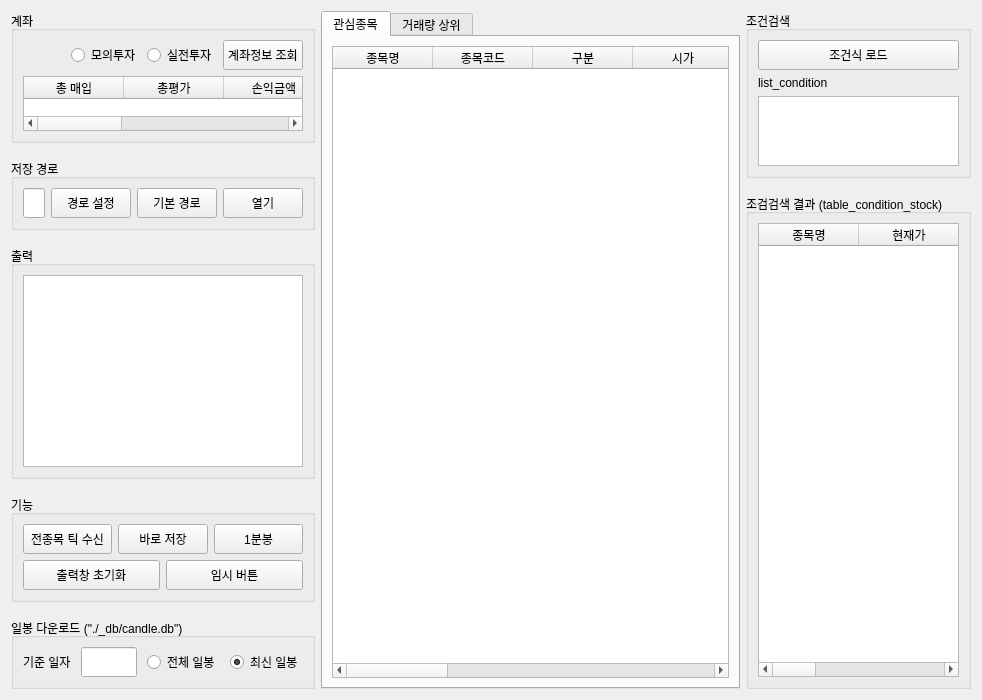
      <widget class="QWidget" name="tab_trader">
       <property name="autoFillBackground">
        <bool>true</bool>
       </property>
       <attribute name="title">
        <string>주식</string>
       </attribute>
       <layout class="QHBoxLayout" name="horizontalLayout_9">
        <item>
         <layout class="QHBoxLayout" name="stock_view_wrapper" stretch="4,8,4">
          <item>
           <layout class="QVBoxLayout" name="verticalLayout_6" stretch="0,0,0,0,0,0,0,0,0">
            <item>
             <widget class="QGroupBox" name="groupBox">
              <property name="enabled">
               <bool>true</bool>
              </property>
              <property name="maximumSize">
               <size>
                <width>16777215</width>
                <height>150</height>
               </size>
              </property>
              <property name="title">
               <string>계좌</string>
              </property>
              <layout class="QVBoxLayout" name="verticalLayout">
               <item>
                <layout class="QVBoxLayout" name="accout_vertical" stretch="0,0">
                 <item>
                  <layout class="QHBoxLayout" name="horizontalLayout_21">
                   <item>
                    <spacer name="horizontalSpacer_3">
                     <property name="orientation">
                      <enum>Qt::Horizontal</enum>
                     </property>
                     <property name="sizeHint" stdset="0">
                      <size>
                       <width>40</width>
                       <height>20</height>
                      </size>
                     </property>
                    </spacer>
                   </item>
                   <item>
                    <widget class="QRadioButton" name="radio_mock_trading">
                     <property name="text">
                      <string>모의투자</string>
                     </property>
                    </widget>
                   </item>
                   <item>
                    <widget class="QRadioButton" name="radio_real_trading">
                     <property name="text">
                      <string>실전투자</string>
                     </property>
                    </widget>
                   </item>
                   <item>
                    <widget class="QPushButton" name="btn_account_info">
                     <property name="minimumSize">
                      <size>
                       <width>0</width>
                       <height>30</height>
                      </size>
                     </property>
                     <property name="text">
                      <string>계좌정보 조회</string>
                     </property>
                    </widget>
                   </item>
                  </layout>
                 </item>
                 <item>
                  <widget class="QTableWidget" name="table_balance">
                   <property name="maximumSize">
                    <size>
                     <width>16777215</width>
                     <height>55</height>
                    </size>
                   </property>
                   <attribute name="horizontalHeaderStretchLastSection">
                    <bool>true</bool>
                   </attribute>
                   <column>
                    <property name="text">
                     <string>총 매입</string>
                    </property>
                   </column>
                   <column>
                    <property name="text">
                     <string>총평가</string>
                    </property>
                   </column>
                   <column>
                    <property name="text">
                     <string>손익금액</string>
                    </property>
                   </column>
                   <column>
                    <property name="text">
                     <string>수익률(%)</string>
                    </property>
                   </column>
                   <column>
                    <property name="text">
                     <string>예수금</string>
                    </property>
                   </column>
                   <column>
                    <property name="text">
                     <string>총자산</string>
                    </property>
                   </column>
                  </widget>
                 </item>
                </layout>
               </item>
              </layout>
             </widget>
            </item>
            <item>
             <spacer name="verticalSpacer">
              <property name="orientation">
               <enum>Qt::Vertical</enum>
              </property>
              <property name="sizeType">
               <enum>QSizePolicy::Fixed</enum>
              </property>
              <property name="sizeHint" stdset="0">
               <size>
                <width>20</width>
                <height>10</height>
               </size>
              </property>
             </spacer>
            </item>
            <item>
             <widget class="QGroupBox" name="groupBox_4">
              <property name="title">
               <string>저장 경로</string>
              </property>
              <layout class="QHBoxLayout" name="horizontalLayout_5">
               <item>
                <layout class="QHBoxLayout" name="horizontalLayout_4">
                 <item>
                  <widget class="QLineEdit" name="text_path">
                   <property name="minimumSize">
                    <size>
                     <width>0</width>
                     <height>30</height>
                    </size>
                   </property>
                  </widget>
                 </item>
                 <item>
                  <widget class="QPushButton" name="btn_path_set">
                   <property name="minimumSize">
                    <size>
                     <width>0</width>
                     <height>30</height>
                    </size>
                   </property>
                   <property name="text">
                    <string>경로 설정</string>
                   </property>
                  </widget>
                 </item>
                 <item>
                  <widget class="QPushButton" name="btn_default">
                   <property name="minimumSize">
                    <size>
                     <width>0</width>
                     <height>30</height>
                    </size>
                   </property>
                   <property name="text">
                    <string>기본 경로</string>
                   </property>
                  </widget>
                 </item>
                 <item>
                  <widget class="QPushButton" name="btn_path_open">
                   <property name="minimumSize">
                    <size>
                     <width>0</width>
                     <height>30</height>
                    </size>
                   </property>
                   <property name="maximumSize">
                    <size>
                     <width>16777215</width>
                     <height>30</height>
                    </size>
                   </property>
                   <property name="text">
                    <string>열기</string>
                   </property>
                  </widget>
                 </item>
                </layout>
               </item>
              </layout>
             </widget>
            </item>
            <item>
             <spacer name="verticalSpacer_6">
              <property name="orientation">
               <enum>Qt::Vertical</enum>
              </property>
              <property name="sizeType">
               <enum>QSizePolicy::Fixed</enum>
              </property>
              <property name="sizeHint" stdset="0">
               <size>
                <width>20</width>
                <height>10</height>
               </size>
              </property>
             </spacer>
            </item>
            <item>
             <widget class="QGroupBox" name="groupBox_3">
              <property name="title">
               <string>출력</string>
              </property>
              <layout class="QVBoxLayout" name="verticalLayout_5">
               <item>
                <widget class="QTextEdit" name="text_ouput"/>
               </item>
              </layout>
             </widget>
            </item>
            <item>
             <spacer name="verticalSpacer_2">
              <property name="orientation">
               <enum>Qt::Vertical</enum>
              </property>
              <property name="sizeType">
               <enum>QSizePolicy::Fixed</enum>
              </property>
              <property name="sizeHint" stdset="0">
               <size>
                <width>20</width>
                <height>10</height>
               </size>
              </property>
             </spacer>
            </item>
            <item>
             <widget class="QGroupBox" name="groupBox_2">
              <property name="title">
               <string>기능</string>
              </property>
              <layout class="QVBoxLayout" name="verticalLayout_4">
               <item>
                <layout class="QVBoxLayout" name="verticalLayout_3">
                 <item>
                  <layout class="QHBoxLayout" name="horizontalLayout_3" stretch="1,1,1">
                   <item>
                    <widget class="QPushButton" name="btn_tick_down">
                     <property name="minimumSize">
                      <size>
                       <width>0</width>
                       <height>30</height>
                      </size>
                     </property>
                     <property name="maximumSize">
                      <size>
                       <width>16777215</width>
                       <height>30</height>
                      </size>
                     </property>
                     <property name="text">
                      <string>전종목 틱 수신</string>
                     </property>
                    </widget>
                   </item>
                   <item>
                    <widget class="QPushButton" name="btn_save_now">
                     <property name="minimumSize">
                      <size>
                       <width>0</width>
                       <height>30</height>
                      </size>
                     </property>
                     <property name="maximumSize">
                      <size>
                       <width>16777215</width>
                       <height>30</height>
                      </size>
                     </property>
                     <property name="text">
                      <string>바로 저장</string>
                     </property>
                    </widget>
                   </item>
                   <item>
                    <widget class="QPushButton" name="btn_candle_min">
                     <property name="minimumSize">
                      <size>
                       <width>0</width>
                       <height>30</height>
                      </size>
                     </property>
                     <property name="maximumSize">
                      <size>
                       <width>16777215</width>
                       <height>30</height>
                      </size>
                     </property>
                     <property name="text">
                      <string>1분봉</string>
                     </property>
                    </widget>
                   </item>
                  </layout>
                 </item>
                </layout>
               </item>
               <item>
                <layout class="QHBoxLayout" name="horizontalLayout_2">
                 <item>
                  <widget class="QPushButton" name="btn_reset">
                   <property name="minimumSize">
                    <size>
                     <width>0</width>
                     <height>30</height>
                    </size>
                   </property>
                   <property name="maximumSize">
                    <size>
                     <width>16777215</width>
                     <height>30</height>
                    </size>
                   </property>
                   <property name="text">
                    <string>출력창 초기화</string>
                   </property>
                  </widget>
                 </item>
                 <item>
                  <widget class="QPushButton" name="btn_tmp">
                   <property name="minimumSize">
                    <size>
                     <width>0</width>
                     <height>30</height>
                    </size>
                   </property>
                   <property name="text">
                    <string>임시 버튼</string>
                   </property>
                  </widget>
                 </item>
                </layout>
               </item>
              </layout>
             </widget>
            </item>
            <item>
             <spacer name="verticalSpacer_3">
              <property name="orientation">
               <enum>Qt::Vertical</enum>
              </property>
              <property name="sizeType">
               <enum>QSizePolicy::Fixed</enum>
              </property>
              <property name="sizeHint" stdset="0">
               <size>
                <width>20</width>
                <height>10</height>
               </size>
              </property>
             </spacer>
            </item>
            <item>
             <widget class="QGroupBox" name="groupBox_5">
              <property name="title">
               <string>일봉 다운로드 (&quot;./_db/candle.db&quot;)</string>
              </property>
              <layout class="QVBoxLayout" name="verticalLayout_9">
               <item>
                <layout class="QVBoxLayout" name="verticalLayout_8">
                 <item>
                  <layout class="QHBoxLayout" name="horizontalLayout_6">
                   <property name="spacing">
                    <number>10</number>
                   </property>
                   <item>
                    <widget class="QLabel" name="label_2">
                     <property name="text">
                      <string>기준 일자</string>
                     </property>
                    </widget>
                   </item>
                   <item>
                    <widget class="QLineEdit" name="text_ymd">
                     <property name="minimumSize">
                      <size>
                       <width>0</width>
                       <height>30</height>
                      </size>
                     </property>
                     <property name="alignment">
                      <set>Qt::AlignRight|Qt::AlignTrailing|Qt::AlignVCenter</set>
                     </property>
                    </widget>
                   </item>
                   <item>
                    <widget class="QRadioButton" name="radio_all">
                     <property name="text">
                      <string>전체 일봉</string>
                     </property>
                     <property name="checked">
                      <bool>false</bool>
                     </property>
                    </widget>
                   </item>
                   <item>
                    <widget class="QRadioButton" name="radio_latest">
                     <property name="text">
                      <string>최신 일봉</string>
                     </property>
                     <property name="checked">
                      <bool>true</bool>
                     </property>
                    </widget>
                   </item>
                  </layout>
                 </item>
                </layout>
               </item>
              </layout>
             </widget>
            </item>
           </layout>
          </item>
          <item>
           <widget class="QTabWidget" name="tabWidget">
            <property name="currentIndex">
             <number>0</number>
            </property>
            <widget class="QWidget" name="tab_3">
             <attribute name="title">
              <string>관심종목</string>
             </attribute>
             <layout class="QHBoxLayout" name="horizontalLayout_8">
              <item>
               <widget class="QTableWidget" name="table_favorite">
                <property name="sortingEnabled">
                 <bool>true</bool>
                </property>
                <attribute name="horizontalHeaderStretchLastSection">
                 <bool>true</bool>
                </attribute>
                <attribute name="verticalHeaderStretchLastSection">
                 <bool>false</bool>
                </attribute>
                <column>
                 <property name="text">
                  <string>종목명</string>
                 </property>
                </column>
                <column>
                 <property name="text">
                  <string>종목코드</string>
                 </property>
                </column>
                <column>
                 <property name="text">
                  <string>구분</string>
                 </property>
                </column>
                <column>
                 <property name="text">
                  <string>시가</string>
                 </property>
                </column>
                <column>
                 <property name="text">
                  <string>고가</string>
                 </property>
                </column>
                <column>
                 <property name="text">
                  <string>저가</string>
                 </property>
                </column>
                <column>
                 <property name="text">
                  <string>종가(현재가)</string>
                 </property>
                </column>
                <column>
                 <property name="text">
                  <string>등락률</string>
                 </property>
                </column>
                <column>
                 <property name="text">
                  <string>거래량</string>
                 </property>
                </column>
                <column>
                 <property name="text">
                  <string>일봉</string>
                 </property>
                </column>
                <column>
                 <property name="text">
                  <string>관리</string>
                 </property>
                </column>
               </widget>
              </item>
             </layout>
            </widget>
            <widget class="QWidget" name="tab_1">
             <attribute name="title">
              <string>거래량 상위</string>
             </attribute>
             <layout class="QVBoxLayout" name="verticalLayout_11">
              <item>
               <widget class="QTableWidget" name="table_volume_rank">
                <property name="alternatingRowColors">
                 <bool>true</bool>
                </property>
                <property name="sortingEnabled">
                 <bool>false</bool>
                </property>
                <attribute name="horizontalHeaderStretchLastSection">
                 <bool>true</bool>
                </attribute>
                <column>
                 <property name="text">
                  <string>종목명</string>
                 </property>
                </column>
                <column>
                 <property name="text">
                  <string>중복횟수</string>
                 </property>
                </column>
                <column>
                 <property name="text">
                  <string>현재가</string>
                 </property>
                </column>
                <column>
                 <property name="text">
                  <string>전일대비</string>
                 </property>
                </column>
                <column>
                 <property name="text">
                  <string>대비율</string>
                 </property>
                </column>
                <column>
                 <property name="text">
                  <string>누적거래량</string>
                 </property>
                 <property name="font">
                  <font>
                   <pointsize>9</pointsize>
                  </font>
                 </property>
                </column>
                <column>
                 <property name="text">
                  <string>체결강도</string>
                 </property>
                </column>
               </widget>
              </item>
             </layout>
            </widget>
           </widget>
          </item>
          <item>
           <layout class="QVBoxLayout" name="verticalLayout_13" stretch="1,0,3">
            <item>
             <widget class="QGroupBox" name="groupBox_6">
              <property name="title">
               <string>조건검색</string>
              </property>
              <layout class="QVBoxLayout" name="verticalLayout_15">
               <item>
                <layout class="QVBoxLayout" name="verticalLayout_14">
                 <item>
                  <widget class="QPushButton" name="btn_load_condition">
                   <property name="minimumSize">
                    <size>
                     <width>200</width>
                     <height>30</height>
                    </size>
                   </property>
                   <property name="text">
                    <string>조건식 로드</string>
                   </property>
                  </widget>
                 </item>
                 <item>
                  <widget class="QLabel" name="label_5">
                   <property name="text">
                    <string>list_condition</string>
                   </property>
                  </widget>
                 </item>
                 <item>
                  <widget class="QListWidget" name="list_condition"/>
                 </item>
                </layout>
               </item>
              </layout>
             </widget>
            </item>
            <item>
             <spacer name="verticalSpacer_5">
              <property name="orientation">
               <enum>Qt::Vertical</enum>
              </property>
              <property name="sizeHint" stdset="0">
               <size>
                <width>20</width>
                <height>10</height>
               </size>
              </property>
             </spacer>
            </item>
            <item>
             <widget class="QGroupBox" name="groupBox_7">
              <property name="title">
               <string>조검검색 결과 (table_condition_stock)</string>
              </property>
              <layout class="QVBoxLayout" name="verticalLayout_16">
               <item>
                <widget class="QTableWidget" name="table_condition_stock">
                 <attribute name="horizontalHeaderStretchLastSection">
                  <bool>true</bool>
                 </attribute>
                 <column>
                  <property name="text">
                   <string>종목명</string>
                  </property>
                 </column>
                 <column>
                  <property name="text">
                   <string>현재가</string>
                  </property>
                 </column>
                 <column>
                  <property name="text">
                   <string>대비</string>
                  </property>
                 </column>
                 <column>
                  <property name="text">
                   <string>등락률</string>
                  </property>
                 </column>
                </widget>
               </item>
              </layout>
             </widget>
            </item>
           </layout>
          </item>
         </layout>
        </item>
       </layout>
      </widget>
